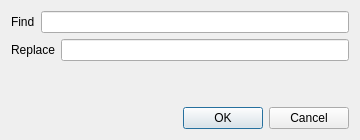
<?xml version="1.0" encoding="UTF-8"?>
<ui version="4.0">
 <class>ReplaceDialog</class>
 <widget class="QDialog" name="ReplaceDialog">
  <property name="geometry">
   <rect>
    <x>0</x>
    <y>0</y>
    <width>360</width>
    <height>140</height>
   </rect>
  </property>
  <property name="windowTitle">
   <string>Dialog</string>
  </property>
  <layout class="QVBoxLayout" name="verticalLayout">
   <item>
    <layout class="QHBoxLayout" name="horizontalLayout">
     <item>
      <widget class="QLabel" name="label">
       <property name="text">
        <string>Find</string>
       </property>
      </widget>
     </item>
     <item>
      <widget class="QLineEdit" name="lineEditFind"/>
     </item>
    </layout>
   </item>
   <item>
    <layout class="QHBoxLayout" name="horizontalLayout_2">
     <item>
      <widget class="QLabel" name="label_2">
       <property name="text">
        <string>Replace</string>
       </property>
      </widget>
     </item>
     <item>
      <widget class="QLineEdit" name="lineEditReplace"/>
     </item>
    </layout>
   </item>
   <item>
    <spacer name="verticalSpacer">
     <property name="orientation">
      <enum>Qt::Orientation::Vertical</enum>
     </property>
     <property name="sizeHint" stdset="0">
      <size>
       <width>20</width>
       <height>25</height>
      </size>
     </property>
    </spacer>
   </item>
   <item>
    <widget class="QDialogButtonBox" name="buttonBox">
     <property name="orientation">
      <enum>Qt::Orientation::Horizontal</enum>
     </property>
     <property name="standardButtons">
      <set>QDialogButtonBox::StandardButton::Cancel|QDialogButtonBox::StandardButton::Ok</set>
     </property>
    </widget>
   </item>
  </layout>
 </widget>
 <resources/>
 <connections>
  <connection>
   <sender>buttonBox</sender>
   <signal>accepted()</signal>
   <receiver>ReplaceDialog</receiver>
   <slot>accept()</slot>
   <hints>
    <hint type="sourcelabel">
     <x>248</x>
     <y>254</y>
    </hint>
    <hint type="destinationlabel">
     <x>157</x>
     <y>274</y>
    </hint>
   </hints>
  </connection>
  <connection>
   <sender>buttonBox</sender>
   <signal>rejected()</signal>
   <receiver>ReplaceDialog</receiver>
   <slot>reject()</slot>
   <hints>
    <hint type="sourcelabel">
     <x>316</x>
     <y>260</y>
    </hint>
    <hint type="destinationlabel">
     <x>286</x>
     <y>274</y>
    </hint>
   </hints>
  </connection>
 </connections>
</ui>
